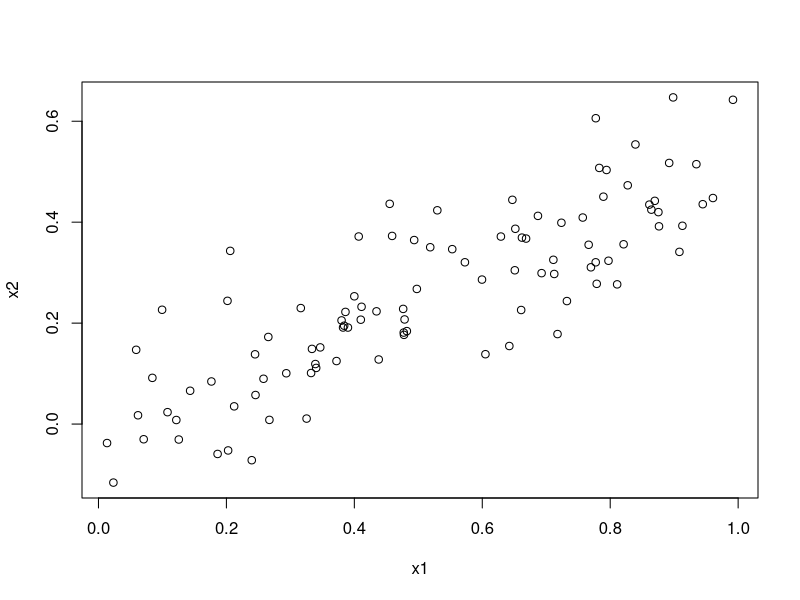
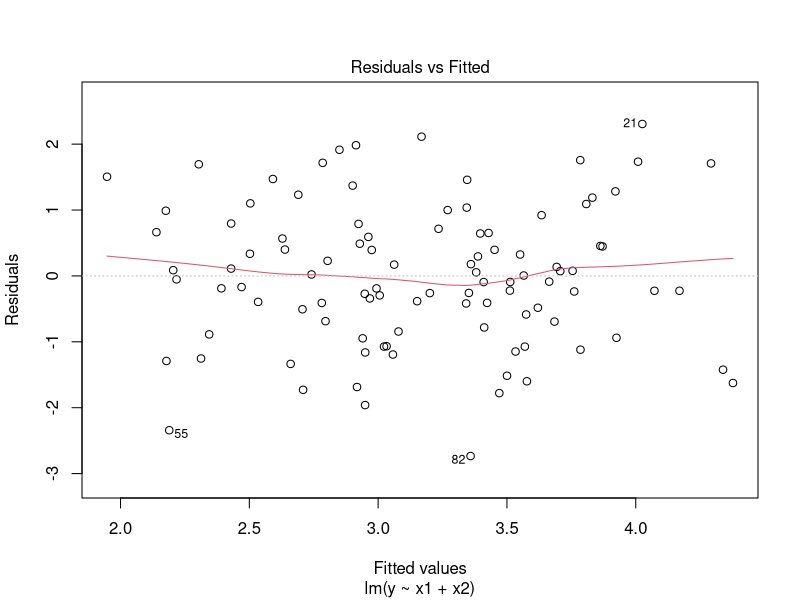
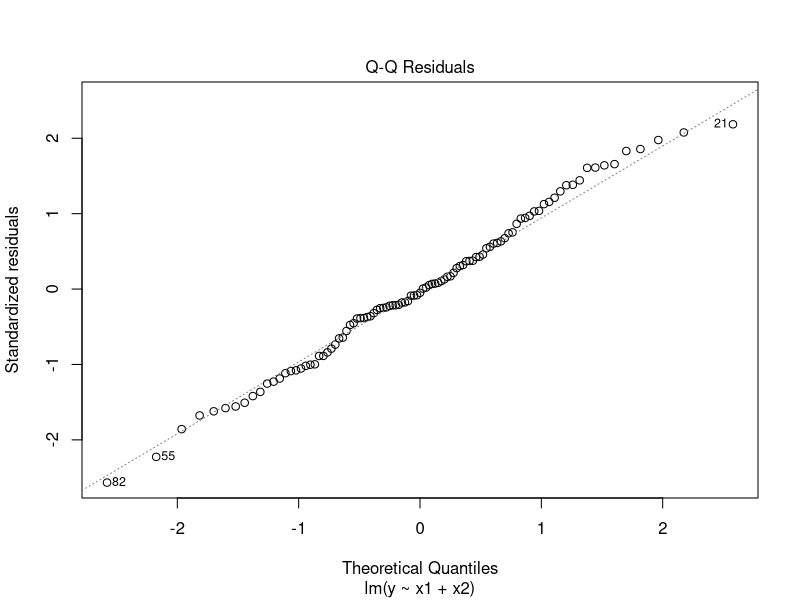
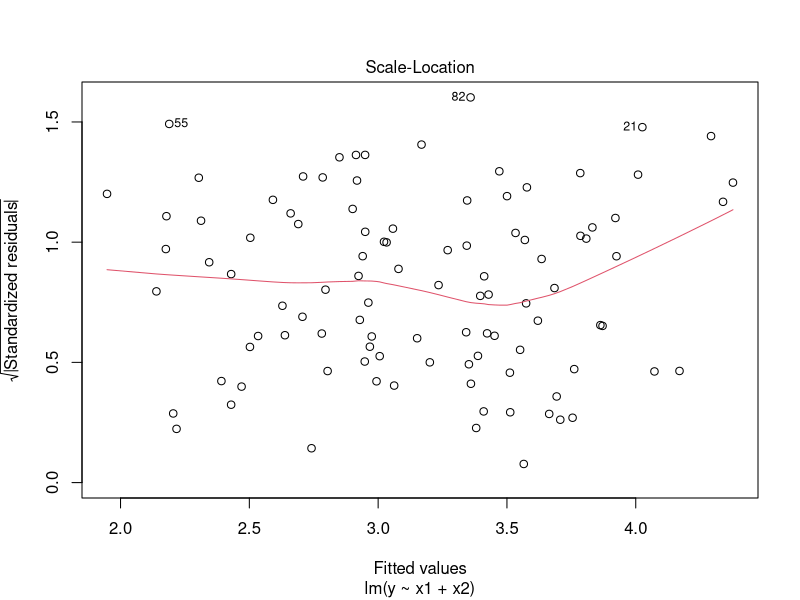
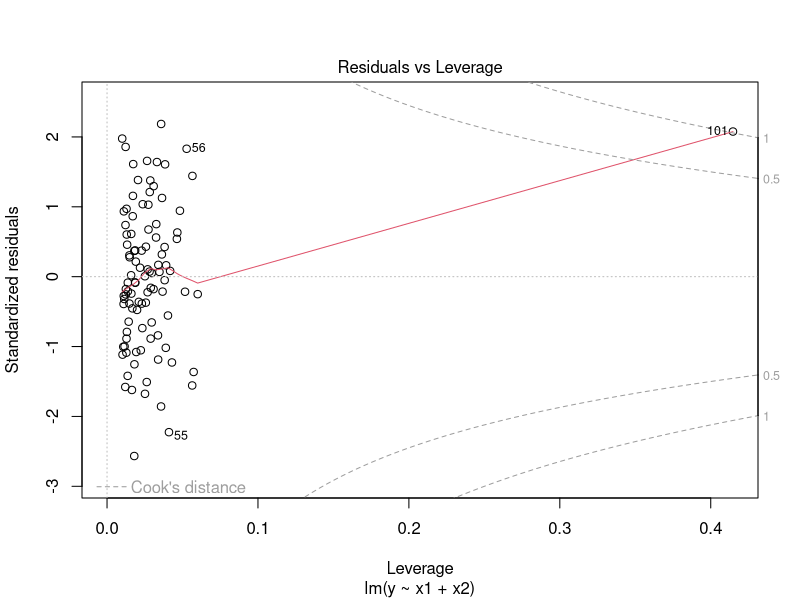
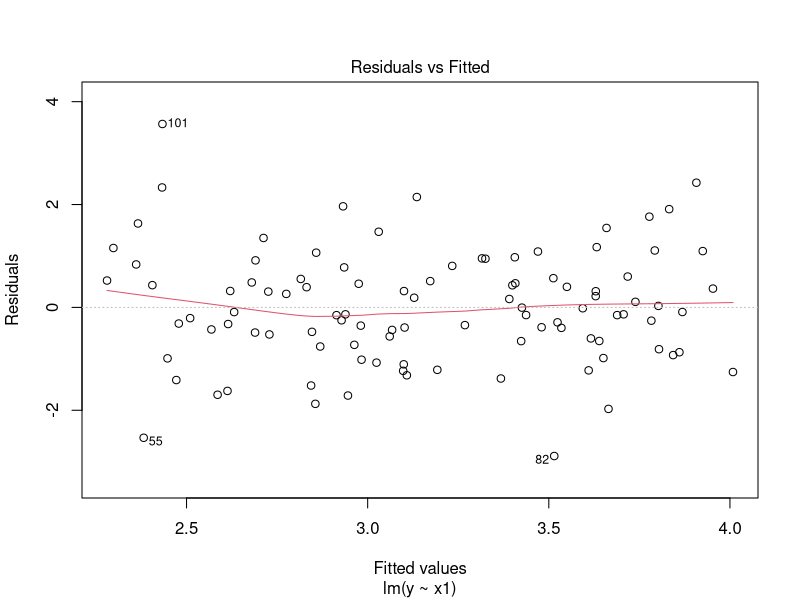
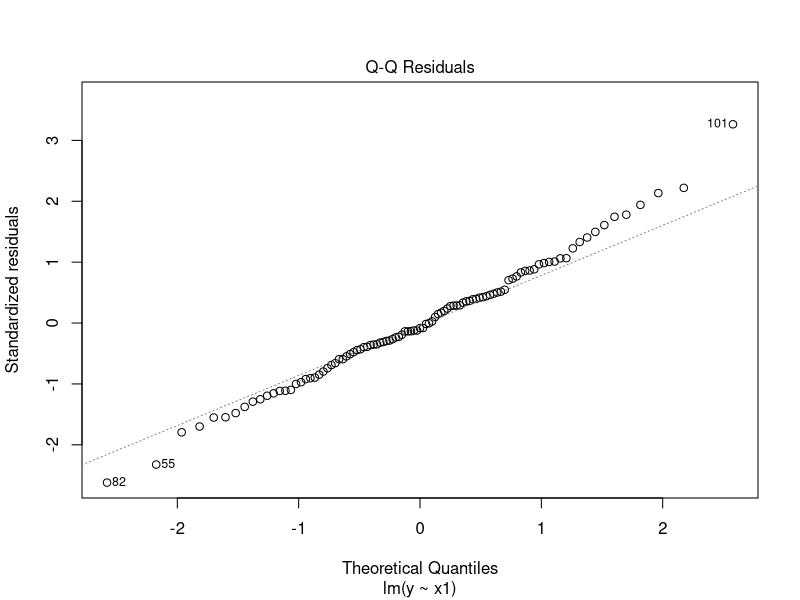
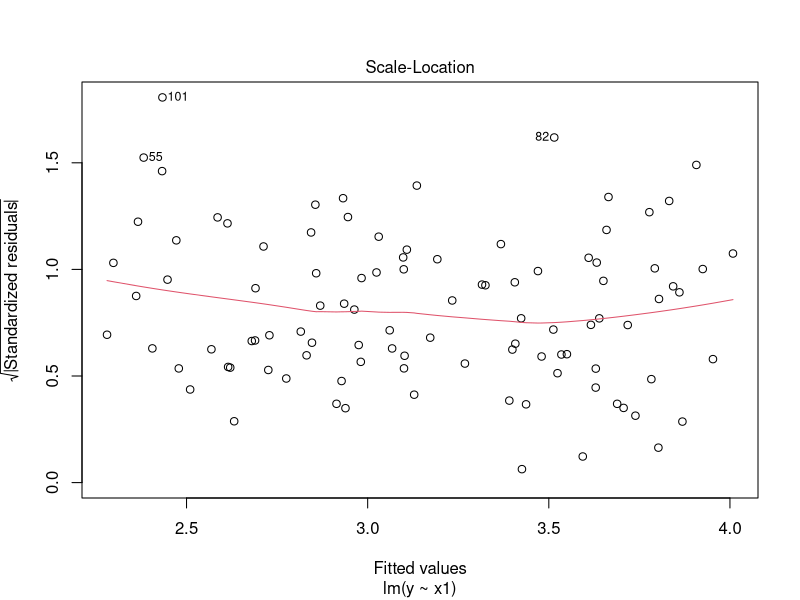

Reproduce these figures in R, in order.
#a
set.seed(1)
x1=runif(100)
x2=0.5*x1+rnorm(100)/10
y=2+2*x1+0.3*x2+rnorm(100)

#b
cor(x1, x2)
plot(x1,x2)

#c
fit13<-lm(y~x1+x2)
fit13$coefficients

#d
fit14<-lm(y~x1)
summary(fit14)$coefficients

#e
fit15<-lm(y ~ x2)
summary(fit15)$coefficients

#g
x1<-c(x1,0.1)
x2<-c(x2,0.8)
y<-c(y,6)

fit16<-lm(y~x1+x2)
fit17<-lm(y~x1)
fit18<-lm(y~x2)
summary(fit16)$coefficients
summary(fit17)$coefficients
summary(fit18)$coefficients

plot(fit16)
plot(fit17)
plot(fit18)

cor(x1,x2)
plot(x1,x2)

par(mfrow=c(2,2))
plot(fit16)








